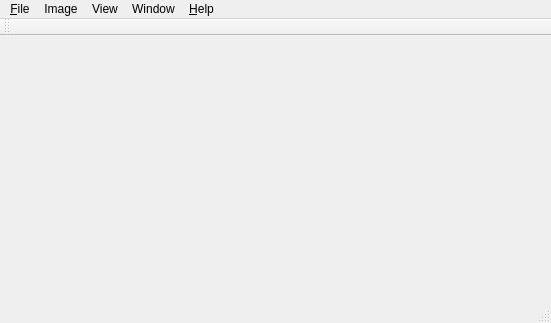
<?xml version="1.0" encoding="UTF-8"?>
<ui version="4.0">
 <class>MainWindow</class>
 <widget class="QMainWindow" name="MainWindow">
  <property name="geometry">
   <rect>
    <x>0</x>
    <y>0</y>
    <width>551</width>
    <height>323</height>
   </rect>
  </property>
  <property name="windowTitle">
   <string>MainWindow</string>
  </property>
  <widget class="QMdiArea" name="mdiArea">
   <property name="verticalScrollBarPolicy">
    <enum>Qt::ScrollBarAsNeeded</enum>
   </property>
   <property name="horizontalScrollBarPolicy">
    <enum>Qt::ScrollBarAsNeeded</enum>
   </property>
  </widget>
  <widget class="QMenuBar" name="menuBar">
   <property name="geometry">
    <rect>
     <x>0</x>
     <y>0</y>
     <width>551</width>
     <height>32</height>
    </rect>
   </property>
   <widget class="QMenu" name="menuFile">
    <property name="title">
     <string>&amp;File</string>
    </property>
    <addaction name="actionOpen"/>
    <addaction name="actionClose"/>
    <addaction name="separator"/>
    <addaction name="actionExit"/>
   </widget>
   <widget class="QMenu" name="menuHelp">
    <property name="title">
     <string>&amp;Help</string>
    </property>
    <addaction name="actionAboutQt"/>
   </widget>
   <widget class="QMenu" name="menuWindow">
    <property name="title">
     <string>Window</string>
    </property>
    <addaction name="actionCascaded"/>
   </widget>
   <widget class="QMenu" name="menuImage">
    <property name="title">
     <string>Image</string>
    </property>
    <addaction name="actionNewImage"/>
    <addaction name="actionNew_Vector"/>
    <addaction name="separator"/>
   </widget>
   <widget class="QMenu" name="menuView">
    <property name="title">
     <string>View</string>
    </property>
    <addaction name="actionZoomIn"/>
    <addaction name="actionZoomOut"/>
    <addaction name="actionZoomNormal"/>
   </widget>
   <addaction name="menuFile"/>
   <addaction name="menuImage"/>
   <addaction name="menuView"/>
   <addaction name="menuWindow"/>
   <addaction name="menuHelp"/>
  </widget>
  <widget class="QToolBar" name="mainToolBar">
   <attribute name="toolBarArea">
    <enum>TopToolBarArea</enum>
   </attribute>
   <attribute name="toolBarBreak">
    <bool>false</bool>
   </attribute>
  </widget>
  <widget class="QStatusBar" name="statusBar"/>
  <action name="actionOpen">
   <property name="text">
    <string>Open</string>
   </property>
  </action>
  <action name="actionExit">
   <property name="text">
    <string>Exit</string>
   </property>
   <property name="statusTip">
    <string extracomment="Exit This Application!"/>
   </property>
   <property name="shortcut">
    <string extracomment="Ctrl+Q"/>
   </property>
  </action>
  <action name="actionClose">
   <property name="text">
    <string>Close</string>
   </property>
  </action>
  <action name="actionAboutQt">
   <property name="icon">
    <iconset resource="QImgAccess.qrc">
     <normaloff>:/main_toolbar/res/about_kde.png</normaloff>:/main_toolbar/res/about_kde.png</iconset>
   </property>
   <property name="text">
    <string>About Qt</string>
   </property>
  </action>
  <action name="actionCascaded">
   <property name="text">
    <string>Cascaded</string>
   </property>
  </action>
  <action name="actionNewImage">
   <property name="text">
    <string>New Image</string>
   </property>
  </action>
  <action name="actionOpenImage">
   <property name="text">
    <string>Open Image</string>
   </property>
  </action>
  <action name="actionZoomIn">
   <property name="enabled">
    <bool>false</bool>
   </property>
   <property name="icon">
    <iconset resource="QImgAccess.qrc">
     <normaloff>:/main_toolbar/res/zoomin.png</normaloff>:/main_toolbar/res/zoomin.png</iconset>
   </property>
   <property name="text">
    <string>Zoom In</string>
   </property>
  </action>
  <action name="actionZoomOut">
   <property name="enabled">
    <bool>false</bool>
   </property>
   <property name="icon">
    <iconset resource="QImgAccess.qrc">
     <normaloff>:/main_toolbar/res/zoomout.png</normaloff>:/main_toolbar/res/zoomout.png</iconset>
   </property>
   <property name="text">
    <string>Zoom Out</string>
   </property>
  </action>
  <action name="actionZoomNormal">
   <property name="enabled">
    <bool>false</bool>
   </property>
   <property name="text">
    <string>Zoom 1:1</string>
   </property>
  </action>
  <action name="actionNew_Vector">
   <property name="text">
    <string>New Vector</string>
   </property>
  </action>
 </widget>
 <layoutdefault spacing="6" margin="11"/>
 <resources>
  <include location="QImgAccess.qrc"/>
 </resources>
 <connections/>
</ui>
